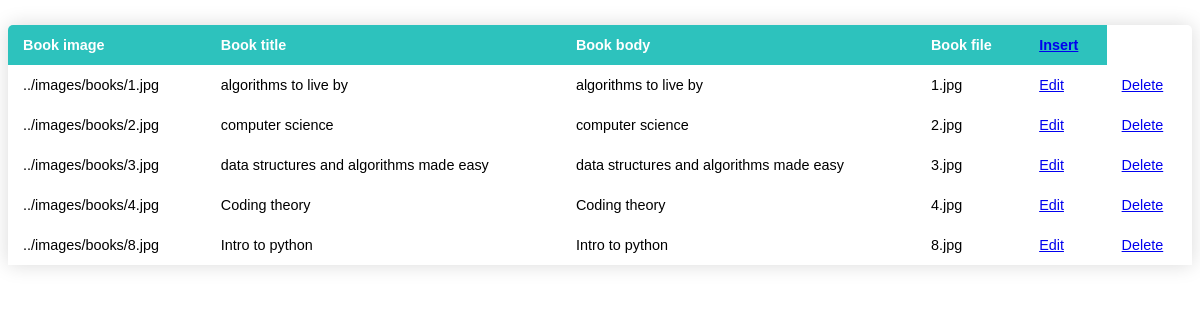
Page /views/menuDashboard.php on the committed database.
### tables this page shows
CREATE TABLE `books` (
  `id` int(11) NOT NULL,
  `book_image` varchar(255) NOT NULL,
  `book_title` varchar(255) NOT NULL,
  `book_body` varchar(255) NOT NULL,
  `book_file` varchar(255) NOT NULL
);

### controllers/MenuController.php (called while the page is built, shortened)
<?php
require_once '../config/Database.php';
class MenuController{
    public $db;
    public function __construct(){
        $this->db = new Database;
    }
    public function readData(){
        $query = $this->db->pdo->query('SELECT * from books');
        return $query->fetchAll();
    }
}
?>

### config/database.php (called while the page is built, shortened)
<?php
class Database{
    public function __construct(){
        try{
            $link = new PDO('mysql:host=localhost;dbname=pro', 'root','');
            $this->pdo = $link;
        }catch(PDOException $exception){
            die($exception->getMessage());
        }
    }
}
?>

### views/menuDashboard.php (the view, shortened to what this page needs)
<?php
require_once '../controllers/MenuController.php';
?>
<div>
    <table class="content-table">
        <thead>
            <tr>
              <th>Book image</th>
              <th>Book title</th>
              <th>Book body</th>
              <th>Book file</th>
              <th><a href="create-menu.php">Insert</a></th>
            </tr>
        </thead>
          <tbody>
          <?php
            $b= new MenuController;
            $allBooks= $b-> readData();
            foreach ($allBooks as $books): ?>
            <tr>
              <td><?php echo $books['book_image']; ?></td>
              <td><?php echo $books['book_title']; ?></td>
              <td><?php echo $books['book_body']; ?></td>
              <td><?php echo $books['book_file']; ?></td>
              <td><a href="edit-menu.php?id=<?php echo $books['id']; ?>" >Edit</a></td>
              <td><a href="delete-menu.php?id=<?php echo $books['id'] ?>">Delete</a></td>
            </tr>
            <?php endforeach; ?>
        </tbody>
    </table>
</div>

### views/menuDashboard.php (style rules this page uses)
* { font-family: sans-serif; }
.content-table { border-collapse: collapse; margin: 25px 0; font-size: 0.9em; width: 100%; border-radius: 5px 5px 0 0; overflow: hidden; box-shadow: 0 0 20px rgba(0, 0, 0, 0.15); }
.content-table thead tr { background-color: #2DC2BD; color: #ffffff; text-align: left; font-weight: bold; }
.content-table th, .content-table td { padding: 12px 15px; }

### rows in the picture
books: book_image "../images/books/1.jpg", book_title "algorithms to live by", book_body "algorithms to live by", book_file "1.jpg"
books: book_image "../images/books/2.jpg", book_title "computer science", book_body "computer science", book_file "2.jpg"
books: book_image "../images/books/3.jpg", book_title "data structures and algorithms made easy", book_body "data structures and algorithms made easy", book_file "3.jpg"
books: book_image "../images/books/4.jpg", book_title "Coding theory", book_body "Coding theory", book_file "4.jpg"
books: book_image "../images/books/8.jpg", book_title "Intro to python", book_body "Intro to python", book_file "8.jpg"
